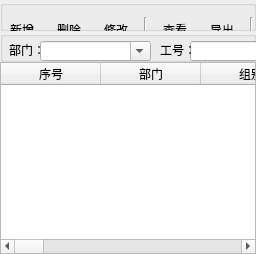
      <widget class="QWidget" name="renyuanxinxi">
       <attribute name="title">
        <string>人员信息</string>
       </attribute>
       <layout class="QGridLayout" name="gridLayout_5">
        <property name="leftMargin">
         <number>0</number>
        </property>
        <property name="topMargin">
         <number>0</number>
        </property>
        <property name="rightMargin">
         <number>0</number>
        </property>
        <property name="bottomMargin">
         <number>0</number>
        </property>
        <property name="spacing">
         <number>0</number>
        </property>
        <item row="1" column="0">
         <widget class="QGroupBox" name="groupBox_2">
          <property name="maximumSize">
           <size>
            <width>16777215</width>
            <height>60</height>
           </size>
          </property>
          <property name="title">
           <string/>
          </property>
          <widget class="QWidget" name="layoutWidget">
           <property name="geometry">
            <rect>
             <x>0</x>
             <y>0</y>
             <width>390</width>
             <height>60</height>
            </rect>
           </property>
           <layout class="QGridLayout" name="gridLayout_6">
            <item row="0" column="9">
             <widget class="QToolButton" name="toolButton_6">
              <property name="text">
               <string>退出</string>
              </property>
              <property name="icon">
               <iconset>
                <normaloff>ICO/png/1110305.png</normaloff>ICO/png/1110305.png</iconset>
              </property>
              <property name="iconSize">
               <size>
                <width>36</width>
                <height>36</height>
               </size>
              </property>
              <property name="toolButtonStyle">
               <enum>Qt::ToolButtonTextUnderIcon</enum>
              </property>
              <property name="autoRaise">
               <bool>true</bool>
              </property>
             </widget>
            </item>
            <item row="0" column="7">
             <widget class="QToolButton" name="toolButton_8">
              <property name="text">
               <string>流程跳转</string>
              </property>
              <property name="icon">
               <iconset>
                <normaloff>ICO/png/1081628.png</normaloff>ICO/png/1081628.png</iconset>
              </property>
              <property name="iconSize">
               <size>
                <width>36</width>
                <height>36</height>
               </size>
              </property>
              <property name="toolButtonStyle">
               <enum>Qt::ToolButtonTextUnderIcon</enum>
              </property>
              <property name="autoRaise">
               <bool>true</bool>
              </property>
             </widget>
            </item>
            <item row="0" column="3">
             <widget class="Line" name="line">
              <property name="orientation">
               <enum>Qt::Vertical</enum>
              </property>
             </widget>
            </item>
            <item row="0" column="5">
             <widget class="QToolButton" name="toolButton_5">
              <property name="text">
               <string>导出</string>
              </property>
              <property name="icon">
               <iconset>
                <normaloff>ICO/png/1081656.png</normaloff>ICO/png/1081656.png</iconset>
              </property>
              <property name="iconSize">
               <size>
                <width>36</width>
                <height>36</height>
               </size>
              </property>
              <property name="toolButtonStyle">
               <enum>Qt::ToolButtonTextUnderIcon</enum>
              </property>
              <property name="autoRaise">
               <bool>true</bool>
              </property>
             </widget>
            </item>
            <item row="0" column="0">
             <widget class="QToolButton" name="toolButton">
              <property name="text">
               <string>新增</string>
              </property>
              <property name="icon">
               <iconset>
                <normaloff>ICO/png/1081676.png</normaloff>ICO/png/1081676.png</iconset>
              </property>
              <property name="iconSize">
               <size>
                <width>36</width>
                <height>36</height>
               </size>
              </property>
              <property name="toolButtonStyle">
               <enum>Qt::ToolButtonTextUnderIcon</enum>
              </property>
              <property name="autoRaise">
               <bool>true</bool>
              </property>
             </widget>
            </item>
            <item row="0" column="1">
             <widget class="QToolButton" name="toolButton_2">
              <property name="text">
               <string>删除</string>
              </property>
              <property name="icon">
               <iconset>
                <normaloff>ICO/png/1081640.png</normaloff>ICO/png/1081640.png</iconset>
              </property>
              <property name="iconSize">
               <size>
                <width>36</width>
                <height>36</height>
               </size>
              </property>
              <property name="toolButtonStyle">
               <enum>Qt::ToolButtonTextUnderIcon</enum>
              </property>
              <property name="autoRaise">
               <bool>true</bool>
              </property>
             </widget>
            </item>
            <item row="0" column="6">
             <widget class="Line" name="line_2">
              <property name="orientation">
               <enum>Qt::Vertical</enum>
              </property>
             </widget>
            </item>
            <item row="0" column="4">
             <widget class="QToolButton" name="toolButton_4">
              <property name="text">
               <string>查看</string>
              </property>
              <property name="icon">
               <iconset>
                <normaloff>ICO/png/1081662.png</normaloff>ICO/png/1081662.png</iconset>
              </property>
              <property name="iconSize">
               <size>
                <width>36</width>
                <height>36</height>
               </size>
              </property>
              <property name="toolButtonStyle">
               <enum>Qt::ToolButtonTextUnderIcon</enum>
              </property>
              <property name="autoRaise">
               <bool>true</bool>
              </property>
             </widget>
            </item>
            <item row="0" column="2">
             <widget class="QToolButton" name="toolButton_3">
              <property name="text">
               <string>修改</string>
              </property>
              <property name="icon">
               <iconset>
                <normaloff>ICO/png/1073170.png</normaloff>ICO/png/1073170.png</iconset>
              </property>
              <property name="iconSize">
               <size>
                <width>36</width>
                <height>36</height>
               </size>
              </property>
              <property name="toolButtonStyle">
               <enum>Qt::ToolButtonTextUnderIcon</enum>
              </property>
              <property name="autoRaise">
               <bool>true</bool>
              </property>
             </widget>
            </item>
            <item row="0" column="8">
             <widget class="Line" name="line_3">
              <property name="orientation">
               <enum>Qt::Vertical</enum>
              </property>
             </widget>
            </item>
           </layout>
          </widget>
         </widget>
        </item>
        <item row="3" column="0">
         <widget class="QTableWidget" name="tableWidget">
          <property name="sizePolicy">
           <sizepolicy hsizetype="Preferred" vsizetype="Preferred">
            <horstretch>0</horstretch>
            <verstretch>0</verstretch>
           </sizepolicy>
          </property>
          <property name="autoScroll">
           <bool>true</bool>
          </property>
          <column>
           <property name="text">
            <string>序号</string>
           </property>
          </column>
          <column>
           <property name="text">
            <string>部门</string>
           </property>
          </column>
          <column>
           <property name="text">
            <string>组别</string>
           </property>
          </column>
          <column>
           <property name="text">
            <string>职位</string>
           </property>
          </column>
          <column>
           <property name="text">
            <string>工号</string>
           </property>
          </column>
          <column>
           <property name="text">
            <string>姓名</string>
           </property>
          </column>
          <column>
           <property name="text">
            <string>性别</string>
           </property>
          </column>
          <column>
           <property name="text">
            <string>联系电话</string>
           </property>
          </column>
          <column>
           <property name="text">
            <string>入职日期</string>
           </property>
          </column>
          <column>
           <property name="text">
            <string>出生日期</string>
           </property>
          </column>
          <column>
           <property name="text">
            <string>身份证号</string>
           </property>
          </column>
          <column>
           <property name="text">
            <string>地址</string>
           </property>
          </column>
          <column>
           <property name="text">
            <string>待遇</string>
           </property>
          </column>
          <column>
           <property name="text">
            <string>调薪日期</string>
           </property>
          </column>
          <column>
           <property name="text">
            <string>离职日期</string>
           </property>
          </column>
          <column>
           <property name="text">
            <string>备注</string>
           </property>
          </column>
         </widget>
        </item>
        <item row="2" column="0">
         <widget class="QGroupBox" name="groupBox">
          <property name="maximumSize">
           <size>
            <width>16777215</width>
            <height>40</height>
           </size>
          </property>
          <property name="title">
           <string/>
          </property>
          <widget class="QPushButton" name="chaxun">
           <property name="enabled">
            <bool>true</bool>
           </property>
           <property name="geometry">
            <rect>
             <x>790</x>
             <y>9</y>
             <width>75</width>
             <height>23</height>
            </rect>
           </property>
           <property name="text">
            <string>查询</string>
           </property>
          </widget>
          <widget class="QLineEdit" name="lineEdit_2">
           <property name="geometry">
            <rect>
             <x>190</x>
             <y>10</y>
             <width>81</width>
             <height>20</height>
            </rect>
           </property>
           <property name="minimumSize">
            <size>
             <width>81</width>
             <height>20</height>
            </size>
           </property>
           <property name="maximumSize">
            <size>
             <width>81</width>
             <height>20</height>
            </size>
           </property>
          </widget>
          <widget class="QLineEdit" name="lineEdit_3">
           <property name="geometry">
            <rect>
             <x>320</x>
             <y>10</y>
             <width>81</width>
             <height>20</height>
            </rect>
           </property>
           <property name="minimumSize">
            <size>
             <width>81</width>
             <height>20</height>
            </size>
           </property>
           <property name="maximumSize">
            <size>
             <width>81</width>
             <height>20</height>
            </size>
           </property>
          </widget>
          <widget class="QLabel" name="label_5">
           <property name="geometry">
            <rect>
             <x>555</x>
             <y>11</y>
             <width>31</width>
             <height>16</height>
            </rect>
           </property>
           <property name="maximumSize">
            <size>
             <width>36</width>
             <height>16</height>
            </size>
           </property>
           <property name="text">
            <string>日期：</string>
           </property>
          </widget>
          <widget class="QDateEdit" name="dateEdit_2">
           <property name="geometry">
            <rect>
             <x>697</x>
             <y>10</y>
             <width>88</width>
             <height>20</height>
            </rect>
           </property>
           <property name="minimumSize">
            <size>
             <width>88</width>
             <height>20</height>
            </size>
           </property>
           <property name="maximumSize">
            <size>
             <width>88</width>
             <height>20</height>
            </size>
           </property>
           <property name="currentSection">
            <enum>QDateTimeEdit::YearSection</enum>
           </property>
           <property name="calendarPopup">
            <bool>true</bool>
           </property>
           <property name="date">
            <date>
             <year>2020</year>
             <month>1</month>
             <day>1</day>
            </date>
           </property>
          </widget>
          <widget class="QLabel" name="label_2">
           <property name="geometry">
            <rect>
             <x>9</x>
             <y>11</y>
             <width>31</width>
             <height>16</height>
            </rect>
           </property>
           <property name="maximumSize">
            <size>
             <width>36</width>
             <height>16</height>
            </size>
           </property>
           <property name="styleSheet">
            <string notr="true"/>
           </property>
           <property name="text">
            <string>部门：</string>
           </property>
          </widget>
          <widget class="QLabel" name="label_3">
           <property name="geometry">
            <rect>
             <x>160</x>
             <y>11</y>
             <width>31</width>
             <height>16</height>
            </rect>
           </property>
           <property name="maximumSize">
            <size>
             <width>36</width>
             <height>16</height>
            </size>
           </property>
           <property name="text">
            <string>工号：</string>
           </property>
          </widget>
          <widget class="QLabel" name="label_4">
           <property name="geometry">
            <rect>
             <x>290</x>
             <y>11</y>
             <width>31</width>
             <height>16</height>
            </rect>
           </property>
           <property name="maximumSize">
            <size>
             <width>36</width>
             <height>16</height>
            </size>
           </property>
           <property name="text">
            <string>姓名：</string>
           </property>
          </widget>
          <widget class="QLabel" name="label_6">
           <property name="geometry">
            <rect>
             <x>680</x>
             <y>10</y>
             <width>16</width>
             <height>16</height>
            </rect>
           </property>
           <property name="text">
            <string>至</string>
           </property>
          </widget>
          <widget class="QDateEdit" name="dateEdit">
           <property name="geometry">
            <rect>
             <x>587</x>
             <y>10</y>
             <width>88</width>
             <height>20</height>
            </rect>
           </property>
           <property name="minimumSize">
            <size>
             <width>88</width>
             <height>20</height>
            </size>
           </property>
           <property name="maximumSize">
            <size>
             <width>88</width>
             <height>20</height>
            </size>
           </property>
           <property name="calendarPopup">
            <bool>true</bool>
           </property>
           <property name="date">
            <date>
             <year>2020</year>
             <month>1</month>
             <day>1</day>
            </date>
           </property>
          </widget>
          <widget class="QLabel" name="label_13">
           <property name="geometry">
            <rect>
             <x>410</x>
             <y>10</y>
             <width>60</width>
             <height>20</height>
            </rect>
           </property>
           <property name="maximumSize">
            <size>
             <width>60</width>
             <height>20</height>
            </size>
           </property>
           <property name="text">
            <string>筛选方式：</string>
           </property>
          </widget>
          <widget class="QComboBox" name="comboBox">
           <property name="geometry">
            <rect>
             <x>470</x>
             <y>10</y>
             <width>81</width>
             <height>22</height>
            </rect>
           </property>
           <item>
            <property name="text">
             <string>在职人员</string>
            </property>
           </item>
           <item>
            <property name="text">
             <string>入职日期</string>
            </property>
           </item>
           <item>
            <property name="text">
             <string>生日日期</string>
            </property>
           </item>
           <item>
            <property name="text">
             <string>离职人员</string>
            </property>
           </item>
          </widget>
          <widget class="QComboBox" name="comboBox_8">
           <property name="geometry">
            <rect>
             <x>40</x>
             <y>10</y>
             <width>111</width>
             <height>20</height>
            </rect>
           </property>
           <property name="maximumSize">
            <size>
             <width>800</width>
             <height>20</height>
            </size>
           </property>
           <property name="editable">
            <bool>true</bool>
           </property>
          </widget>
         </widget>
        </item>
       </layout>
      </widget>
